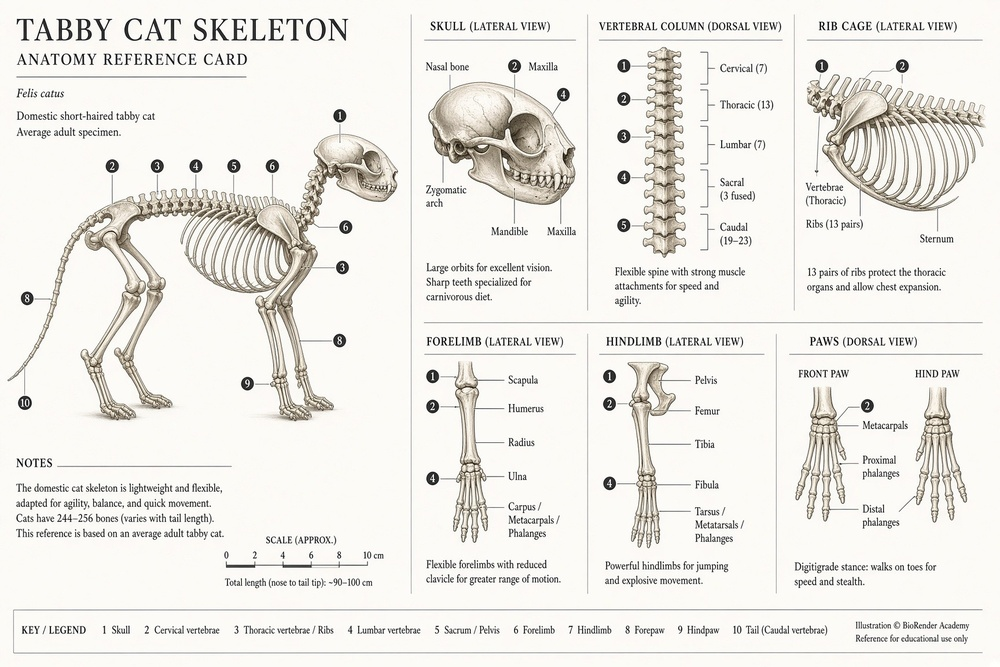
#> input picture plugins/asset-enhancement-engine/skills/asset-enhancement-engine/references/illustrations/L1_skeleton_card_spine_limbs.jpg, 1000 x 667 px, shrunk from 1728 x 1152 before the run
$ python outline_candidates.py ../references/illustrations/L1_skeleton_card_spine_limbs.jpg ../references/illustrations/L1_skeleton_in_body_lateral_dorsal.jpg out.png 1.0
#> lines starting #> are read from the running program, lines starting #| are printed output that depends on the picture; after the words box and inside, x2 and y2 are one past the last pixel; in counts of white or black regions, pixels touching at a corner belong together
"""PROPOSE landmark candidates from a subject's silhouette (engine-grounding G4: code proposes, a picker picks, code
checks). Domain-neutral: works on any mask. Proposes
  - corners: curvature extrema along the outline (convex = bony points such as a heel or an elbow; concave = folds),
  - the dorsal line: the top edge of the silhouette per column,
  - appendage roots: where a thin appendage (tail) widens into the body (medial-axis width jump).
Writes <out>.json (numbered candidates with pixel coordinates and kind) and <out>.png (numbered overlay to pick from).
usage: python outline_candidates.py <image> <mask.png> <out_prefix> [min_y_frac=0.0]
"""
import json
import sys

import cv2
import numpy as np


def corners(cnt, win=18, min_turn=35.0, sep=25):
    p = cnt[:, 0, :].astype(float); n = len(p)
    a = p[(np.arange(n) - win) % n]; b = p[(np.arange(n) + win) % n]
    v1, v2 = p - a, b - p
    ang = np.degrees(np.arctan2(v1[:, 0] * v2[:, 1] - v1[:, 1] * v2[:, 0], (v1 * v2).sum(1)))   # signed turning
    out = []
    order = np.argsort(-np.abs(ang))
    for i in order:
        if abs(ang[i]) < min_turn: break
        if all(np.hypot(*(p[i] - q["xy"])) > sep for q in out):
            out.append(dict(xy=p[i], turn=float(ang[i])))
    return out


def outline_path(cnt, a, b, upper=True):
    """the OUTLINE between two picked points, walked along the contour (not the top pixel per column: a column top
    picks up whatever occludes the line there - on cat1 the ear tip became 'dorsal line', R4c). Of the two arcs
    between a and b, returns the upper (smaller mean y) or the lower one, ordered from a to b."""
    p = cnt[:, 0, :]; n = len(p)
    ia = int(np.argmin(np.hypot(*(p - np.asarray(a)).T))); ib = int(np.argmin(np.hypot(*(p - np.asarray(b)).T)))
    arc1 = p[[(ia + k) % n for k in range((ib - ia) % n + 1)]]
    arc2 = p[[(ia - k) % n for k in range((ia - ib) % n + 1)]]
    pick = min if upper else max
    return pick((arc1, arc2), key=lambda q: q[:, 1].mean())


def appendage_roots(mask, min_len=60):
    """thin parts of the mask: medial axis via distance transform; a root is where the local half-width jumps"""
    dist = cv2.distanceTransform(mask, cv2.DIST_L2, 5)
    thin = (dist > 0) & (dist < np.percentile(dist[dist > 0], 60))
    sk = cv2.ximgproc.thinning(mask * 255) if hasattr(cv2, "ximgproc") else None
    if sk is None:
        return []
    ys, xs = np.where(sk > 0)
    w = dist[ys, xs]
    roots = []
    for y, x, ww in zip(ys, xs, w):
        nb = dist[max(y - 12, 0):y + 13, max(x - 12, 0):x + 13]
        if ww < 14 and nb.max() > 2.2 * ww:
            roots.append((x, y, float(ww), float(nb.max())))
    return roots


if __name__ == "__main__":
    img = cv2.imread(sys.argv[1]); mask = (cv2.imread(sys.argv[2], 0) > 127).astype(np.uint8)
#> further down, img is the input picture: shape (667, 1000, 3); mean B, G, R 230, 234.9, 236.7
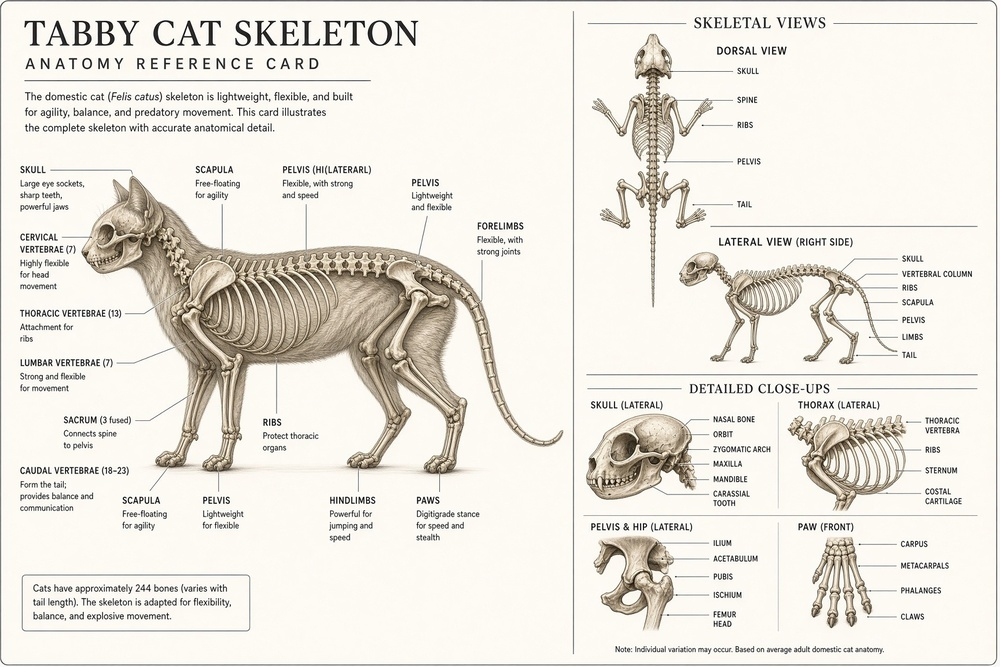
#> input picture plugins/asset-enhancement-engine/skills/asset-enhancement-engine/references/illustrations/L1_skeleton_in_body_lateral_dorsal.jpg, 1000 x 667 px, shrunk from 1728 x 1152 before the run
#> after `mask = (cv2.imread(sys.argv[2], 0) > 127).astype(np.uint8)`:
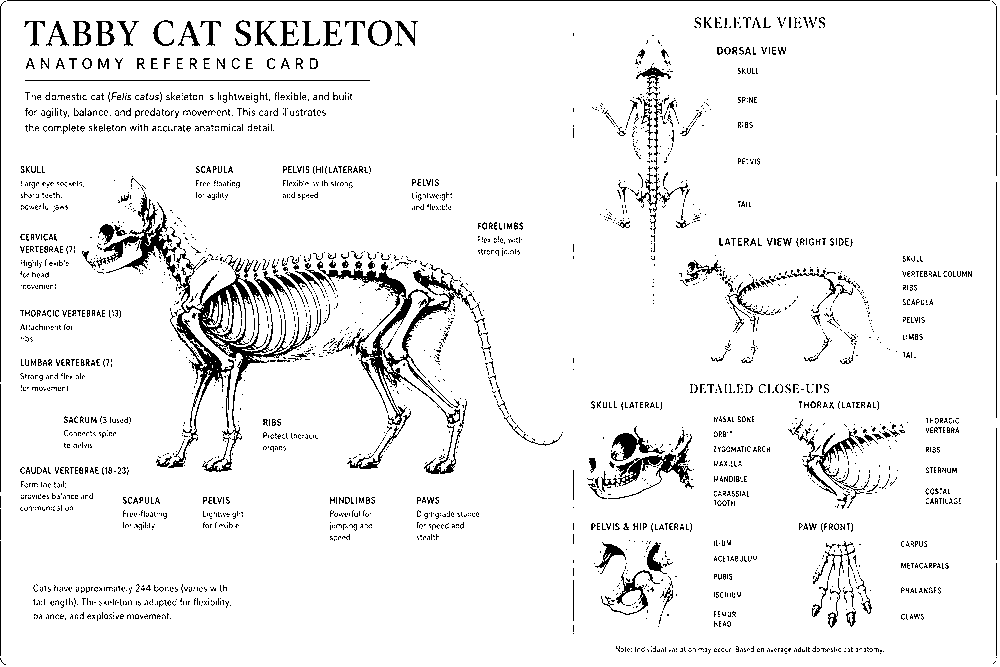
#> mask: shape (667, 1000); values 0 (black) and 1 (white), 93.8% white; black in thin lines or dots
    out = sys.argv[3]; min_y = float(sys.argv[4]) if len(sys.argv) > 4 else 0.0
    H, W = mask.shape
#> H = 667; W = 1000
    cnt = max(cv2.findContours(mask, cv2.RETR_EXTERNAL, cv2.CHAIN_APPROX_NONE)[0], key=cv2.contourArea)
#> cnt = contour of 3330 points, box (x1, y1, x2, y2) (0, 0, 1000, 667), area 663707
    cand = [c for c in corners(cnt) if c["xy"][1] >= min_y * H]
#> in corners, `p = cnt[:, 0, :].astype(float)`: p = 3330 pairs, first value 0 to 999, second value 0 to 666
#> in corners, `n = len(p)`: n = 3330
#> in corners, `a = p[(np.arange(n) - win) % n]`: a has the same summary as p
#> in corners, `b = p[(np.arange(n) + win) % n]`: b has the same summary as p
#> in corners, `v1, v2 = p - a, b - p`: v1 = 3330 pairs, first value -18 to 18, second value -18 to 18; v2 has the same summary as v1
#> in corners, `ang = np.degrees(np.arctan2(v1[:, 0] * v2[:, 1] - v1[:, 1] * v2[:, 0],..`: ang = 3330 values, max 3.18 at index 18, min -96.36 at index 0, mean -1.95
#> in corners, `order = np.argsort(-np.abs(ang))`: order = 3330 values, max 3329 at index 3, min 0 at index 0, mean 1664.5
#> the loop in corners, `for i in order:` made 84 passes
#> i on passes 2 to 13: 2331, 666, 3329, 1, 2330, 1665, 667, 2332, 665, 3328, 2, 1666
#> after the loop in corners, `for i in order:`: out = 4 items
#> cand = []
    top = {}
    for x in range(W):
        ys = np.where(mask[:, x])[0]
        if len(ys): top[x] = int(ys.min())
#> after the loop, top = 1000 items
    roots = appendage_roots(mask)
#> in appendage_roots, `dist = cv2.distanceTransform(mask, cv2.DIST_L2, 5)`:
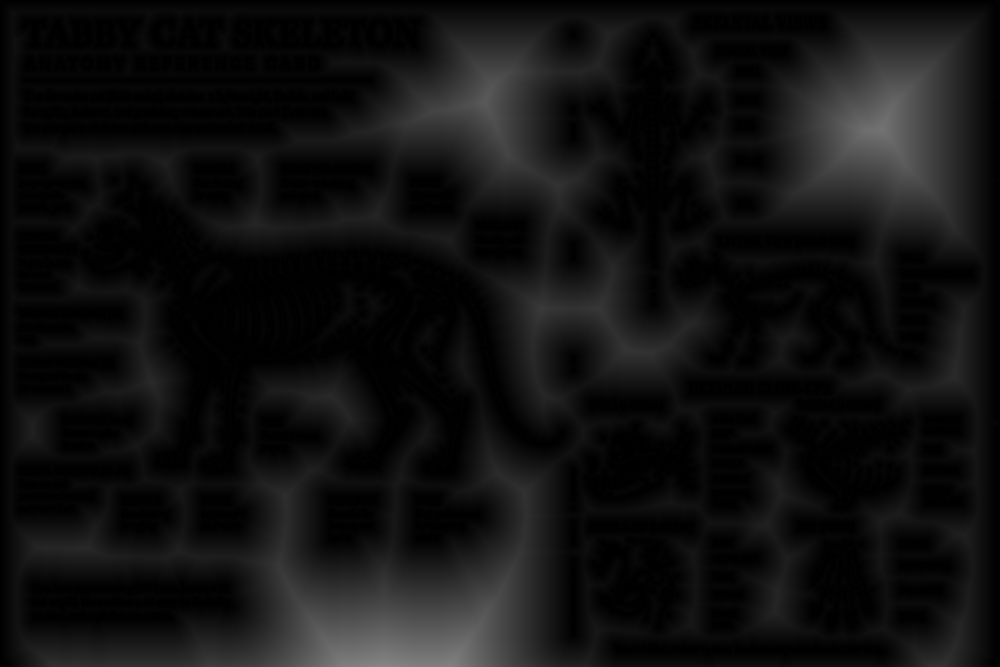
#> dist: shape (667, 1000) float32; min 0, max 133.7, mean 17.2
#> in appendage_roots, `thin = (dist > 0) & (dist < np.percentile(dist[dist > 0], 60))`: thin: shape (667, 1000) bool; 56.2% white; 2905 black regions (2695 under 20 px), largest, box (x1, y1, x2, y2) and area: (15, 16, 729, 667) 163122, (681, 16, 982, 326) 48443, (842, 289, 982, 667) 17755
#> in appendage_roots, `sk = cv2.ximgproc.thinning(mask * 255) if hasattr(cv2, "ximgproc") els..`:
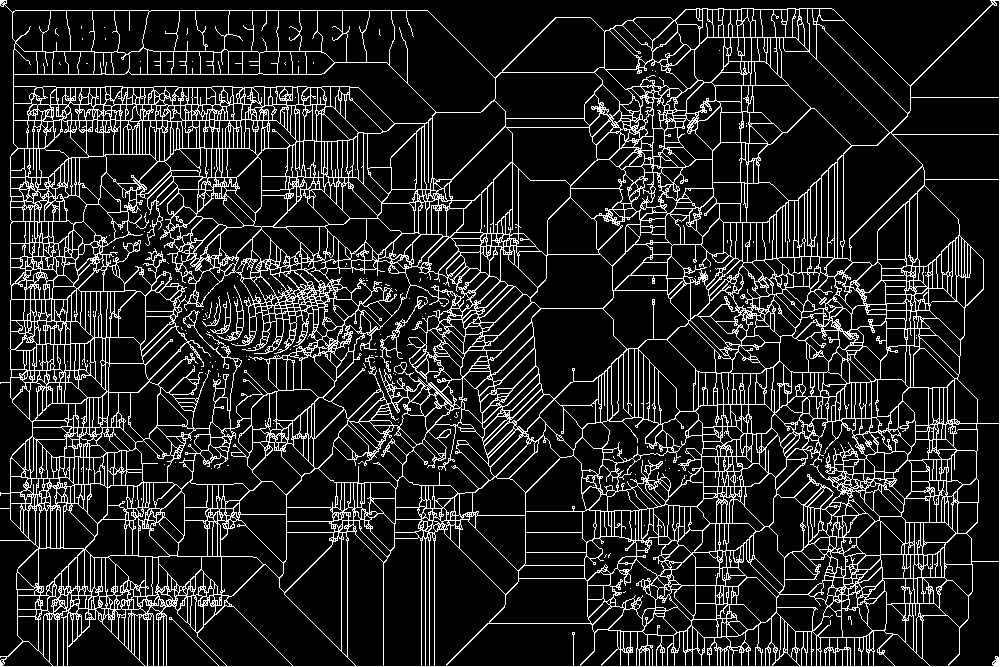
#> sk: shape (667, 1000); 14.2% white in thin lines or dots
#> the loop in appendage_roots, `for y, x, ww in zip(ys, xs, w):` made 94906 passes
#> (y, x, ww) on passes 1 to 3: (0, 0, 3.6), (0, 1, 2.8), (0, 2, 2.2)
#> after the loop in appendage_roots, `for y, x, ww in zip(ys, xs, w):`: roots = 52178 items
#> roots = 52178 items
    ov = (img * 0.5).astype(np.uint8)
    cv2.drawContours(ov, [cnt], -1, (200, 200, 200), 1)
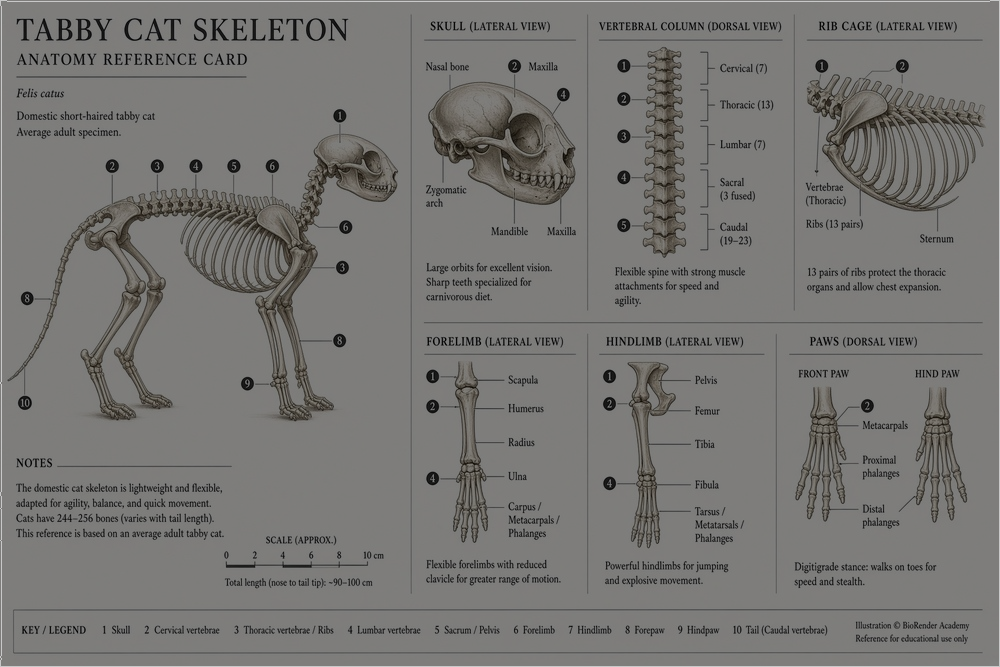
#> ov: shape (667, 1000, 3); mean B, G, R 115.1, 117.5, 118.5
    for x, y in top.items():
        if x % 4 == 0: cv2.circle(ov, (x, y), 1, (0, 255, 0), -1)
#> this loop made 1000 passes
#> y on passes 1 to 3: 0, 0, 0
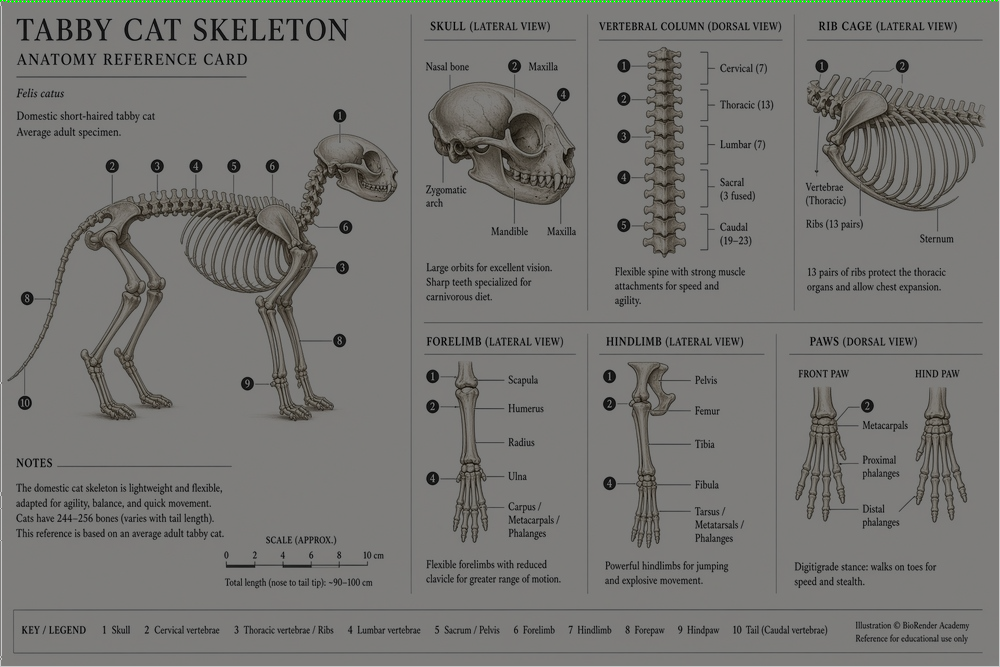
#> ov: shape (667, 1000, 3); 0.19% of pixels changed, all inside (x1, y1, x2, y2) = (0, 0, 998, 3)
    rec = []
    for i, c in enumerate(cand):
        x, y = int(c["xy"][0]), int(c["xy"][1]); col = (0, 200, 255) if c["turn"] > 0 else (255, 120, 0)
        cv2.circle(ov, (x, y), 5, col, 2); cv2.putText(ov, str(i), (x + 6, y - 4), cv2.FONT_HERSHEY_SIMPLEX, 0.5, col, 1)
        rec.append(dict(id=i, x=x, y=y, kind="corner", turn_deg=round(c["turn"], 1)))
#> this loop made 0 passes
#> after the loop, rec = []
    for j, (x, y, w, nbmax) in enumerate(roots[:200:5]):
        cv2.drawMarker(ov, (int(x), int(y)), (255, 0, 255), cv2.MARKER_TILTED_CROSS, 8, 1)
        rec.append(dict(id=f"r{j}", x=int(x), y=int(y), kind="appendage_root", half_width=w, body_half_width=nbmax))
#> this loop made 40 passes
#> (x, y, w, nbmax) on passes 1 to 12: (0, 0, 3.6, 12), (5, 0, 1, 12), (993, 0, 1.4, 12), (0, 1, 2.8, 12), (991, 1, 1, 13), (2, 2, 1, 13), (994, 2, 1, 14), (4, 3, 1.4, 13), (995, 3, 1, 13), (4, 4, 2.2, 13), (996, 4, 1, 12), (990, 5, 4.2, 17)
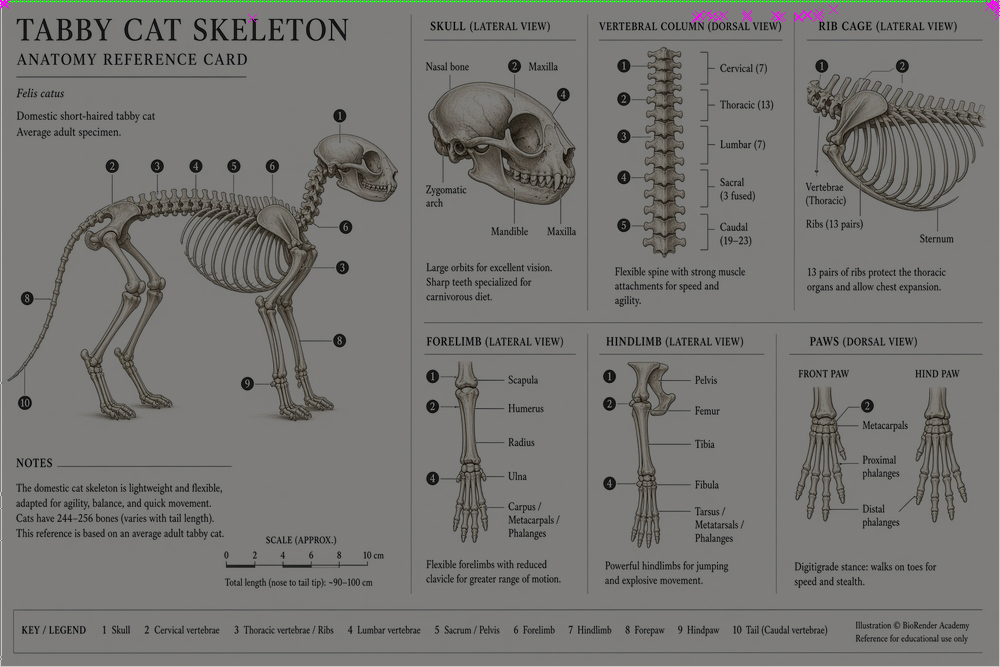
#> ov: shape (667, 1000, 3); 0.07% of pixels changed, all inside (x1, y1, x2, y2) = (0, 0, 1000, 23)
#> after the loop, rec = 40 items
    cv2.imwrite(out + ".png", ov)
    json.dump(dict(image=sys.argv[1], candidates=rec, dorsal_top={str(k): v for k, v in top.items()}), open(out + ".json", "w"))
    print(f"{len(cand)} corners, {len(roots)} appendage-root points -> {out}.png")
#| 0 corners, 52178 appendage-root points -> out.png.png
